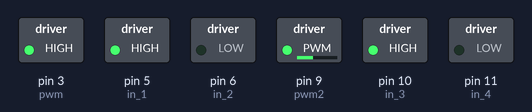
Bench run of a sketch on a simulated Arduino Uno, built with avr-gcc and run on an emulated ATmega328P. Shown: switched loads named in the sketch (green lamp = pin HIGH).

Above: at 0.05 s.
At 4.05 s:
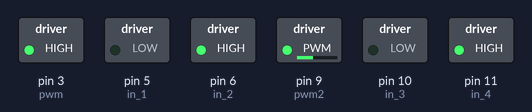
At 7.95 s:
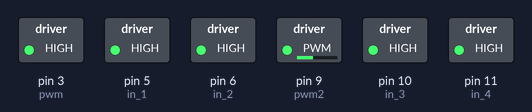
Timing chart, 0 to 9.2 s (numbered marks = the images above):
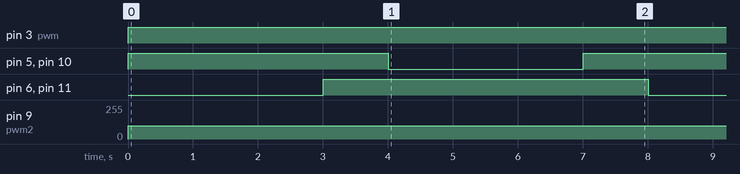

The sketch:

motordriverHbridge.ino
```cpp
const int pwm = 3 ; //initializing pin 2 as pwm
const int in_1 = 5 ;
const int in_2 = 6 ;
const int pwm2 = 9 ; //initializing pin 2 as pwm
const int in_3 = 10 ;
const int in_4 = 11 ;
//For providing logic to L298 IC to choose the direction of the DC motor

void setup() {
   pinMode(pwm,OUTPUT) ; //we have to set PWM pin as output
   pinMode(in_1,OUTPUT) ; //Logic pins are also set as output
   pinMode(in_2,OUTPUT) ;
    pinMode(pwm2,OUTPUT) ; //we have to set PWM pin as output
   pinMode(in_3,OUTPUT) ; //Logic pins are also set as output
   pinMode(in_4,OUTPUT) ;
}

void loop() {
   //For Clock wise motion , in_1 = High , in_2 = Low
   digitalWrite(in_1,HIGH) ;
   digitalWrite(in_2,LOW) ;
   analogWrite(pwm,255) ;
   digitalWrite(in_3,HIGH) ;
   digitalWrite(in_4,LOW) ;
   analogWrite(pwm2,100) ;
   /* setting pwm of the motor to 255 we can change the speed of rotation
   by changing pwm input but we are only using arduino so we are using highest
   value to driver the motor */
   //Clockwise for 3 secs
   delay(3000) ;
   //For brake
   digitalWrite(in_1,HIGH) ;
   digitalWrite(in_2,HIGH) ;
   digitalWrite(in_3,HIGH) ;
   digitalWrite(in_4,HIGH) ;
   delay(1000) ;
   //For Anti Clock-wise motion - IN_1 = LOW , IN_2 = HIGH
   digitalWrite(in_1,LOW) ;
   digitalWrite(in_2,HIGH) ;
   digitalWrite(in_3,LOW) ;
   digitalWrite(in_4,HIGH) ;
   delay(3000) ;
   //For brake
   digitalWrite(in_1,HIGH) ;
   digitalWrite(in_2,HIGH) ;
   digitalWrite(in_3,HIGH) ;
   digitalWrite(in_4,HIGH) ;
   delay(1000) ;
}
```

Measured:
- by itself, pin 3 (pwm): LOW → HIGH at 0.00 s
- by itself, pin 5 (in_1), pin 10 (in_3): repeats every 8.0 s: LOW 3.0 s, HIGH 5.0 s
- by itself, pin 6 (in_2), pin 11 (in_4): alternates HIGH for 5.0 s and LOW for 3.0 s
- by itself, pin 9 (pwm2): 0/255 → 100/255 at 0.00 s
